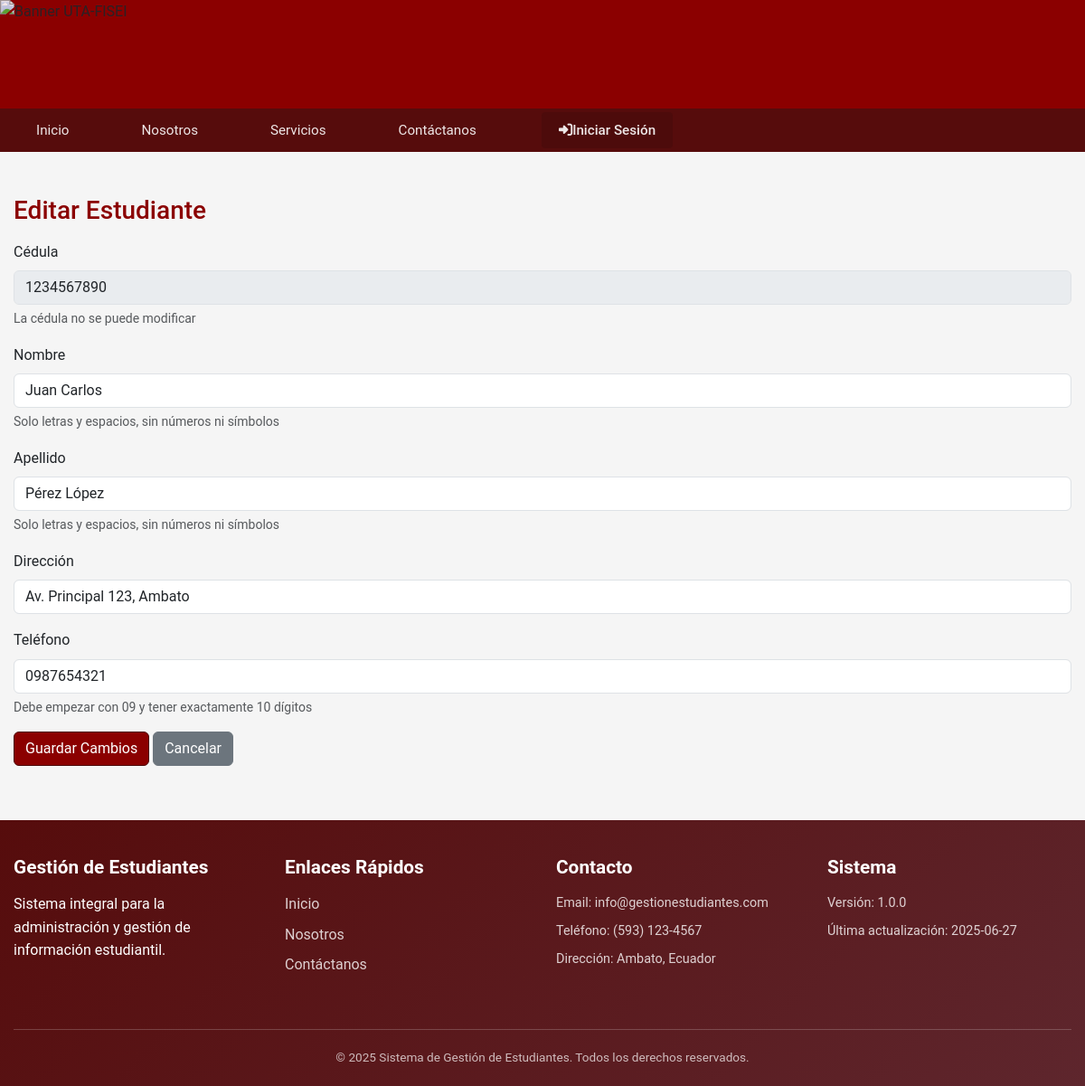
Page /students/edit.php?cedula=1234567890 on the committed database.
### tables this page shows
CREATE TABLE estudiantes (
    cedula VARCHAR(10) PRIMARY KEY,
    nombre VARCHAR(100) NOT NULL,
    apellido VARCHAR(100) NOT NULL,
    direccion TEXT,
    telefono VARCHAR(20),
    usuario_creador_id INT NOT NULL,
    fecha_creacion TIMESTAMP DEFAULT CURRENT_TIMESTAMP,
    fecha_actualizacion TIMESTAMP NULL ON UPDATE CURRENT_TIMESTAMP,
    FOREIGN KEY (usuario_creador_id) REFERENCES usuarios(id)
);

### students/edit.php (the view, shortened to what this page needs)
<?php
require_once __DIR__ . '/../config/database.php';
include_once __DIR__ . '/../includes/header.php';
include_once __DIR__ . '/../includes/header.php';
include_once __DIR__ . '/../includes/nav.php';
$errores = [];
$cedula = $_GET['cedula'] ?? '';
try {
    $pdo = getConnection();
    $stmt = $pdo->prepare('SELECT * FROM estudiantes WHERE cedula = ?');
    $stmt->execute([$cedula]);
    $estudiante = $stmt->fetch();
} catch (Exception $e) {
    echo '<div class="alert alert-danger">Error: ' . htmlspecialchars($e->getMessage()) . '</div>';
    include_once __DIR__ . '/../includes/footer.php';
    exit;
}
if ($_SERVER['REQUEST_METHOD'] === 'POST') {
    $nombre = trim($_POST['nombre'] ?? '');
    $apellido = trim($_POST['apellido'] ?? '');
    $direccion = trim($_POST['direccion'] ?? '');
    $telefono = trim($_POST['telefono'] ?? '');    if ($nombre === '' || $apellido === '' || $direccion === '' || $telefono === '') {
        $errores[] = 'Todos los campos son obligatorios.';
    }
    if ($nombre !== '' && !validarNombreApellido($nombre)) {
        $errores[] = 'El nombre solo debe contener letras y espacios, sin números ni símbolos.';
    }
    if ($apellido !== '' && !validarNombreApellido($apellido)) {
        $errores[] = 'El apellido solo debe contener letras y espacios, sin números ni símbolos.';
    }
    if ($telefono !== '' && !validarTelefonoEcuatoriano($telefono)) {
        $errores[] = 'El teléfono debe empezar con 09 y tener exactamente 10 dígitos.';
    }
    if (empty($errores)) {
        try {
            $stmt = $pdo->prepare('UPDATE estudiantes SET nombre=?, apellido=?, direccion=?, telefono=? WHERE cedula=?');
            $stmt->execute([$nombre, $apellido, $direccion, $telefono, $cedula]);
            $exito = true;
            header('Location: student.php');
            exit();
        } catch (PDOException $e) {
            $errores[] = 'Error al actualizar: ' . htmlspecialchars($e->getMessage());
        }
    }
} else {
    $nombre = $estudiante['nombre'];
    $apellido = $estudiante['apellido'];
    $direccion = $estudiante['direccion'];
    $telefono = $estudiante['telefono'];
}
?>
<div class="container mt-5">
    <h3>Editar Estudiante</h3>
    <?php if ($errores): ?>
        <div class="alert alert-danger">
            <?php foreach ($errores as $err) echo '<div>' . $err . '</div>'; ?>
        </div>
    <?php endif; ?>    <form method="post" autocomplete="off" id="formEditarEstudiante">
        <div class="mb-3">
            <label class="form-label">Cédula</label>
            <input type="text" class="form-control" value="<?php echo htmlspecialchars($cedula); ?>" disabled>
            <div class="form-text">La cédula no se puede modificar</div>
        </div>
        <div class="mb-3">
            <label for="nombre" class="form-label">Nombre</label>
            <input type="text" class="form-control" id="nombre" name="nombre"
                   value="<?php echo htmlspecialchars($nombre); ?>" required
                   pattern="[a-zA-ZáéíóúÁÉÍÓÚñÑ\s]+"
                   title="Solo se permiten letras y espacios">
            <div class="form-text">Solo letras y espacios, sin números ni símbolos</div>
        </div>
        <div class="mb-3">
            <label for="apellido" class="form-label">Apellido</label>
            <input type="text" class="form-control" id="apellido" name="apellido"
                   value="<?php echo htmlspecialchars($apellido); ?>" required
                   pattern="[a-zA-ZáéíóúÁÉÍÓÚñÑ\s]+"
                   title="Solo se permiten letras y espacios">
            <div class="form-text">Solo letras y espacios, sin números ni símbolos</div>
        </div>
        <div class="mb-3">
            <label for="direccion" class="form-label">Dirección</label>
            <input type="text" class="form-control" id="direccion" name="direccion"
                   value="<?php echo htmlspecialchars($direccion); ?>" required>
        </div>
        <div class="mb-3">
            <label for="telefono" class="form-label">Teléfono</label>
            <input type="text" class="form-control" id="telefono" name="telefono"
                   value="<?php echo htmlspecialchars($telefono); ?>" required
                   pattern="09\d{8}" maxlength="10"
                   title="Debe empezar con 09 y tener 10 dígitos en total">
            <div class="form-text">Debe empezar con 09 y tener exactamente 10 dígitos</div>
        </div>
        <button type="submit" class="btn btn-primary">Guardar Cambios</button>
        <a href="student.php" class="btn btn-secondary">Cancelar</a>
    </form>
</div>
<?php include_once __DIR__ . '/../includes/footer.php'; ?>

### assets/css/uta-theme.css (style rules this page uses)
:root { --uta-primary: #8B0000; --uta-secondary: #4A0404; --uta-accent: #D4AF37; --uta-light: #F5F5F5; --uta-dark: #2C2C2C; }
body { margin: 0; padding: 0; font-family: 'Segoe UI', Tahoma, Geneva, Verdana, sans-serif; background-color: var(--uta-light, #f5f5f5); }
.container { max-width: 1200px; margin: 0 auto; padding: 0 15px; }
* { box-sizing: border-box; }
a { text-decoration: none; color: inherit; transition: all 0.3s ease; }
.btn-primary { background-color: var(--uta-primary); border-color: var(--uta-secondary); }

### assets/css/header-style.css (style rules this page uses)
body { font-family: 'Roboto', sans-serif; line-height: 1.6; }
h1, h2, h3, h4, h5, h6 { color: var(--uta-primary); margin-bottom: 1rem; }

### assets/css/navbar-style.css (style rules this page uses)
body { margin: 0; padding: 0; }

### rows in the picture
estudiantes: nombre "Juan Carlos", apellido "Pérez López", direccion "Av. Principal 123, Ambato", telefono "0987654321"
